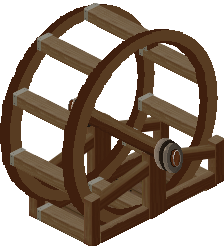
#> input picture HERRAMIENTAS/entrada_lote/1_rueda.png, 224 x 246 px; the run also reads 1 picture not shown here
$ python SCRIPT_FINAL.py
#> lines starting #> are read from the running program, lines starting #| are printed output that depends on the picture; after the words box and inside, x2 and y2 are one past the last pixel; in counts of white or black regions, pixels touching at a corner belong together
# SCRIPT FINAL
import os
import shutil
from PIL import Image, ImageDraw

# ==============================================================================
# FASES DEL PIPELINE ORIGINAL (Mantenidas intactas para la lógica isométrica)
# ==============================================================================

def fase1_division_y_extraccion(ruta_imagen, carpeta_salida):
#> called with ruta_imagen = 'entrada_lote/1_rueda.png', carpeta_salida = 'fase5_resultados/2x/temp_1_rueda/fase1'
    if not os.path.exists(carpeta_salida): os.makedirs(carpeta_salida)
    img = Image.open(ruta_imagen).convert("RGBA")
#> img is the input picture: PIL image 224x246 RGBA; mean R, G, B, A 50.7, 34.8, 21.9, 147.3
    ancho, alto = img.size
#> ancho = 224; alto = 246
    x_derecha, indice = ancho, 0
#> x_derecha = 224; indice = 0

    while x_derecha > 0:
        ancho_corte = 128 if indice == 0 else 64
        x_izquierda = max(0, x_derecha - ancho_corte)
        fragmento = img.crop((x_izquierda, 0, x_derecha, alto))
        ancho_frag = fragmento.size[0]

        x_linea = 65 if ancho_frag > 65 else ancho_frag - 1
        pixeles = fragmento.load()
        y_choque = -1

        for y in range(alto - 1, -1, -1):
            if pixeles[x_linea, y][3] > 0:
                y_choque = y
                break

        if y_choque != -1 and x_linea >= 65:
            mascara_f1 = Image.new("L", (ancho_frag, alto), 0)
            draw = ImageDraw.Draw(mascara_f1)
            p_origen = (x_linea, y_choque)
            p_diag_inf = (x_linea - 64, y_choque + 32)
            p_esquina = (x_linea - 64, y_choque)
            draw.polygon([p_origen, p_diag_inf, p_esquina], fill=255)

            fragmento_extraido_f1 = Image.new("RGBA", (ancho_frag, alto), (0, 0, 0, 0))
            fragmento_extraido_f1.paste(fragmento, (0, 0), mascara_f1)

            transparente = Image.new("RGBA", (ancho_frag, alto), (0, 0, 0, 0))
            fragmento.paste(transparente, (0, 0), mascara_f1)

            recorte_final_f1 = fragmento_extraido_f1.crop((x_linea - 64, y_choque, x_linea, y_choque + 32))
            recorte_final_f1.save(os.path.join(carpeta_salida, f"frag_{indice:03d}_extraido_abajo.png"))

        alto_lienzo = 256
        if y_choque != -1:
            desplazamiento_y = alto_lienzo - y_choque
            lienzo_alineado = Image.new("RGBA", (ancho_frag, alto_lienzo), (0, 0, 0, 0))
            lienzo_alineado.paste(fragmento, (0, desplazamiento_y))
            fragmento = lienzo_alineado

        fragmento.save(os.path.join(carpeta_salida, f"frag_{indice:03d}_bloque.png"))
        x_derecha = x_izquierda
        indice += 1
#> this loop made 3 passes
#> pass 1, in fase1_division_y_extraccion, `fragmento = img.crop((x_izquierda, 0, x_derecha, alto))`:
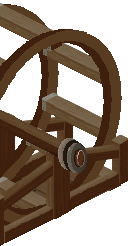
#> fragmento: PIL image 128x246 RGBA; mean R, G, B, A 51.3, 34.5, 21.3, 151.7; transparent parts drawn white
#> pass 1, in fase1_division_y_extraccion, `recorte_final_f1 = fragmento_extraido_f1.crop((x_linea - 64, y_choque,..`:
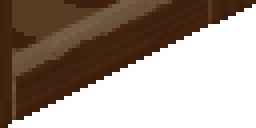
#> recorte_final_f1: PIL image 64x32 RGBA (shown 4 times larger); mean R, G, B, A 39.8, 24.8, 14.2, 132; transparent parts drawn white
#> after the loop:
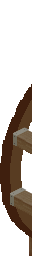
#> fragmento: PIL image 32x256 RGBA; mean R, G, B, A 31.7, 21.4, 13.3, 96.6; transparent parts drawn white
#> after the loop:
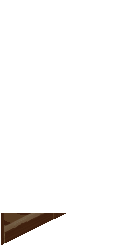
#> fragmento_extraido_f1: PIL image 128x246 RGBA; mean R, G, B, A 2.6, 1.6, 0.9, 8.6; transparent parts drawn white
#> after the loop:
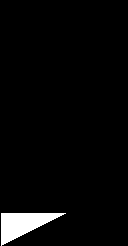
#> mascara_f1: PIL image 128x246 L; 3.5% white; 1 white region, box (x1, y1, x2, y2) and area: (1, 213, 66, 246) 1089
#> after the loop, indice = 3


def fase2_extraccion_y_union(carpeta_fase1, carpeta_salida, alto_lienzo=256):
    if not os.path.exists(carpeta_salida): os.makedirs(carpeta_salida)
    archivos_bloque = [f for f in os.listdir(carpeta_fase1) if f.endswith('_bloque.png')]

    for archivo_bloque in archivos_bloque:
        indice = archivo_bloque.split('_')[1]
        ruta_bloque = os.path.join(carpeta_fase1, archivo_bloque)
        ruta_triangulo_abajo = os.path.join(carpeta_fase1, f"frag_{indice}_extraido_abajo.png")

        bloque = Image.open(ruta_bloque).convert("RGBA")
        ancho, alto = bloque.size
        x_linea = 65 if ancho > 65 else ancho - 1

        if not os.path.exists(ruta_triangulo_abajo) or x_linea < 65:
            bloque.save(os.path.join(carpeta_salida, f"frag_{indice}_final.png"))
            continue

        y_base = alto_lienzo
        mascara_f2 = Image.new("L", (ancho, alto_lienzo), 0)
        draw = ImageDraw.Draw(mascara_f2)
        p_origen = (x_linea, y_base)
        p_sup_izq = (x_linea - 65, y_base - 32)
        p_inf_izq = (x_linea - 65, y_base)
        draw.polygon([p_origen, p_sup_izq, p_inf_izq], fill=255)

        triangulo_fase2 = Image.new("RGBA", (ancho, alto_lienzo), (0, 0, 0, 0))
        triangulo_fase2.paste(bloque, (0, 0), mascara_f2)
        recorte_arriba = triangulo_fase2.crop((x_linea - 65, y_base - 32, x_linea, y_base))

        transparente = Image.new("RGBA", (ancho, alto_lienzo), (0, 0, 0, 0))
        bloque.paste(transparente, (0, 0), mascara_f2)
        bloque.save(os.path.join(carpeta_salida, f"frag_{indice}_final.png"))

        triangulo_abajo = Image.open(ruta_triangulo_abajo).convert("RGBA")
        union = Image.new("RGBA", (64, 64), (0, 0, 0, 0))
        union.paste(recorte_arriba, (0, 0))
        union.paste(triangulo_abajo, (0, 32))
        union.save(os.path.join(carpeta_salida, f"frag_{indice}_union_triangulos.png"))


def fase3_traslacion_arriba(carpeta_entrada, carpeta_salida, indice_objetivo="002", desplazamiento=64):
    if not os.path.exists(carpeta_salida): os.makedirs(carpeta_salida)
    ruta_imagen = os.path.join(carpeta_entrada, f"frag_{indice_objetivo}_final.png")
    if not os.path.exists(ruta_imagen): return

    img = Image.open(ruta_imagen).convert("RGBA")
    lienzo_elevado = Image.new("RGBA", img.size, (0, 0, 0, 0))
    lienzo_elevado.paste(img, (0, -desplazamiento))
    lienzo_elevado.save(os.path.join(carpeta_salida, f"frag_{indice_objetivo}_elevado.png"))


def fase4_unir_fragmentos(carpeta_entrada, carpeta_salida, archivo_izq="frag_001_final.png", archivo_der="frag_000_union_triangulos.png", offset_y=196):
    if not os.path.exists(carpeta_salida): os.makedirs(carpeta_salida)
    ruta_izq = os.path.join(carpeta_entrada, archivo_izq)
    ruta_der = os.path.join(carpeta_entrada, archivo_der)
    if not os.path.exists(ruta_izq) or not os.path.exists(ruta_der): return

    img_izq = Image.open(ruta_izq).convert("RGBA")
    img_der = Image.open(ruta_der).convert("RGBA")

    ancho_total = img_izq.size[0] + img_der.size[0]
    alto_total = max(img_izq.size[1], img_der.size[1] + offset_y)

    lienzo_union = Image.new("RGBA", (ancho_total, alto_total), (0, 0, 0, 0))
    lienzo_union.paste(img_izq, (0, 0))
    lienzo_union.paste(img_der, (img_izq.size[0], 192))
    lienzo_union.save(os.path.join(carpeta_salida, "frag_001_ensamblado_con_000.png"))


def fase5_ensamblaje_final(carpetas_entrada, carpeta_salida, ancho_celda=128, alto_celda=256):
    if not os.path.exists(carpeta_salida): os.makedirs(carpeta_salida)
    ruta_002 = os.path.join(carpetas_entrada['fase3'], "frag_002_elevado.png")
    ruta_001 = os.path.join(carpetas_entrada['fase4'], "frag_001_ensamblado_con_000.png")
    ruta_000 = os.path.join(carpetas_entrada['fase2'], "frag_000_final.png")

#> (the run stopped early here; a loop or call above may not have finished)
